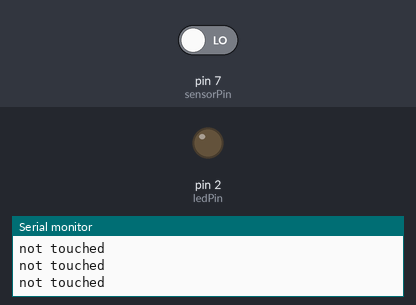
Simulated run of this sketch. Board: Arduino Nano, built with avr-gcc and run on an emulated ATmega328P. Shown: output pins drawn as LEDs (lit = HIGH), the last lines printed to the serial monitor. The test bench sets the inputs (shaded band); at power-on: pin 7 (sensorPin) LOW.

Above: at 1.8 s.
1.9 s: pin 7 (sensorPin) driven HIGH
At 4.8 s:
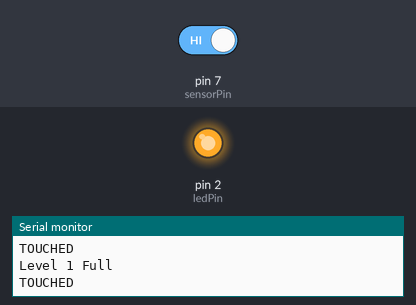
Timing chart, 0 to 10.9 s (numbered marks = the images above; inputs shaded):
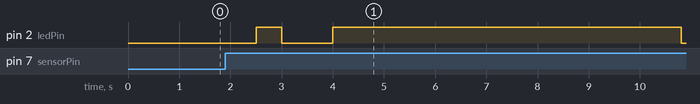

Measured:
- after the input at 1.9 s, pin 2 (ledPin): LOW → HIGH after 0.60 s, → LOW 0.50 s later, → HIGH 1.0 s later, → LOW 6.8 s later

The sketch:

touch_sensor.ino
```cpp
/*Author: Priyatham Rao Valipe
 *Email : priyathamvalipe10@gmail.com
 *GitHub: https://github.com/priyathamrao
 *
 *This is the code for capacitive touch sensor based indicator using
 *Arduino Nano.It has 4 indication levels represented by 4 LED's.
 *For first touch the LED will be blinking and for the second touch LED
 *will be steady, like this this code will give 8 indications with 4 LED's.
 *
 * ~~~D7 is the INPUT signal from sensor~~~
 * ~~~ Connect 5V and GND from Arduino Nano toSensor~~~
 * ~~~D2,D3,D4,D5 are the LED's OUTPUT pins~~~
 */


int i = 0;// initialize the count as 0
void D_2(){
  digitalWrite( 2, HIGH);
  delay(500);
  digitalWrite(2, LOW);
  delay(500);
}
void D_3(){
  digitalWrite(3, HIGH);
  delay(500);
  digitalWrite(3, LOW);
  delay(500);
}
void D_4(){
  digitalWrite(4 , HIGH);
  delay(500);
  digitalWrite(4 , LOW);
  delay(500);
}
void D_5(){
  digitalWrite( 5, HIGH);
  delay(500);
  digitalWrite( 5, LOW);
  delay(500);
}

#define sensorPin 7 // capactitive touch sensor - Arduino Nano Digital pin D7

int ledPin = 2; // Output display LED (on board LED) - Arduino Nano Digital pin D2

void setup() {

  Serial.begin(9600);
  pinMode(ledPin, OUTPUT);
  pinMode(sensorPin, INPUT);
  Serial.print("CAPACITIVE TOUCH SENSOR BASED INDICATION");
}

void loop() {
  int senseValue = digitalRead(sensorPin);
  if (senseValue == HIGH)
  {
    i++;//increment the count if sensor output is high
    Serial.println("TOUCHED");
  }
  else{
    i;
    Serial.println("not touched");
  }
  delay(500);
  switch(i)
{
  case 1:
  D_2();
  Serial.println("Level 1 Half");
  break;

  case 2:
  Serial.println("Level 1 Full");
  digitalWrite(2, HIGH);
  delay(100);
  break;

  case 3:
  D_3();
  Serial.println("Level 2 Half");
  break;

  case 4:
  Serial.println("Level 2 Full");
  digitalWrite(3 , HIGH);
  break;

  case 5:
  Serial.println("Level 3 Half");
  D_4();
  break;

  case 6:
  Serial.println("Level 3 Full");
  digitalWrite( 4, HIGH);
  delay(100);
  break;

  case 7:
  Serial.println("Level 4 Half");
  D_5();
  break;

  case 8:
  Serial.println("Level 4 Full");
  digitalWrite(5, HIGH);
  delay(100);
  break;

  default:
  digitalWrite(2, LOW);
  digitalWrite(3, LOW);
  digitalWrite(4, LOW);
  digitalWrite(5, LOW);
}
}
```
